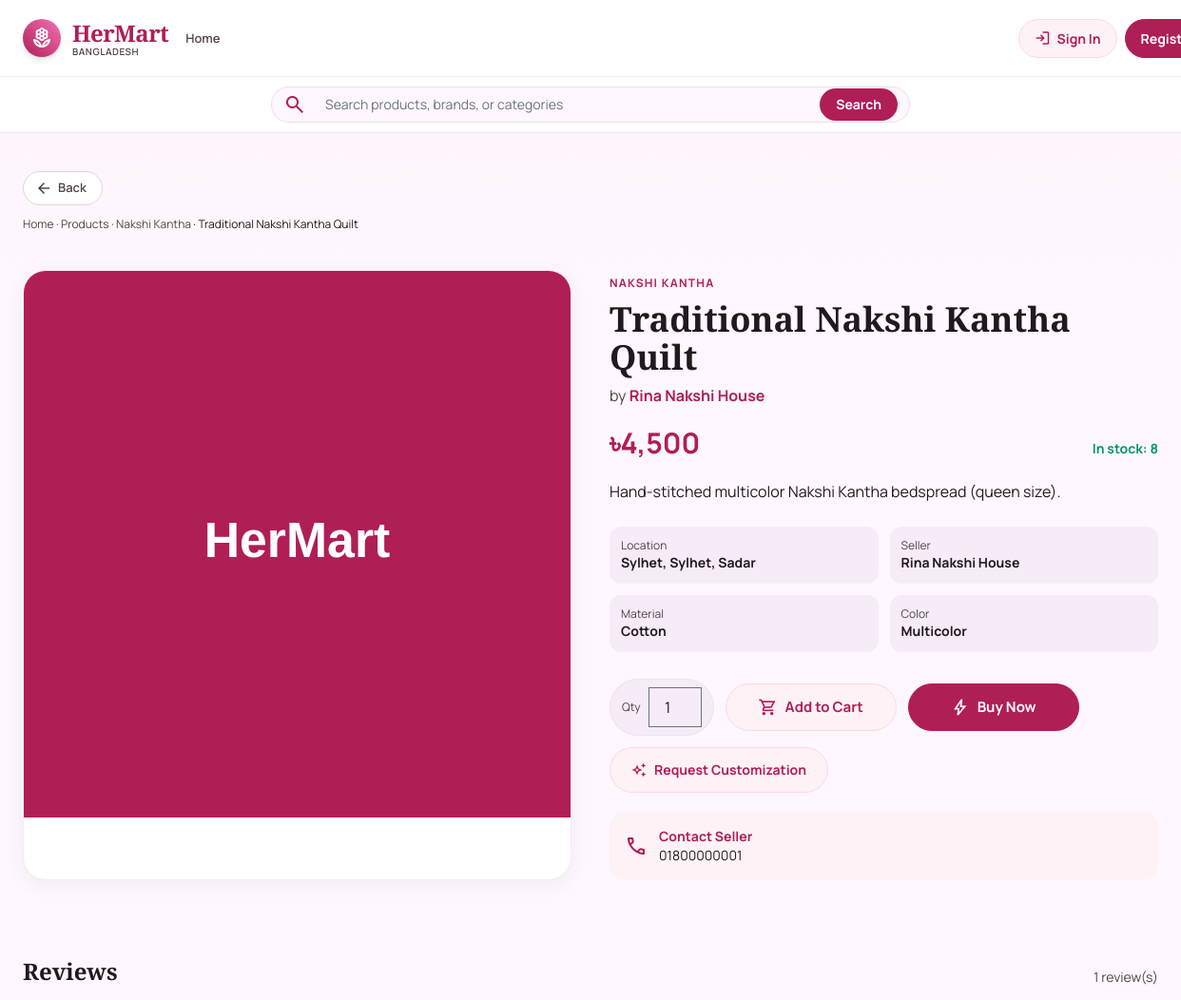
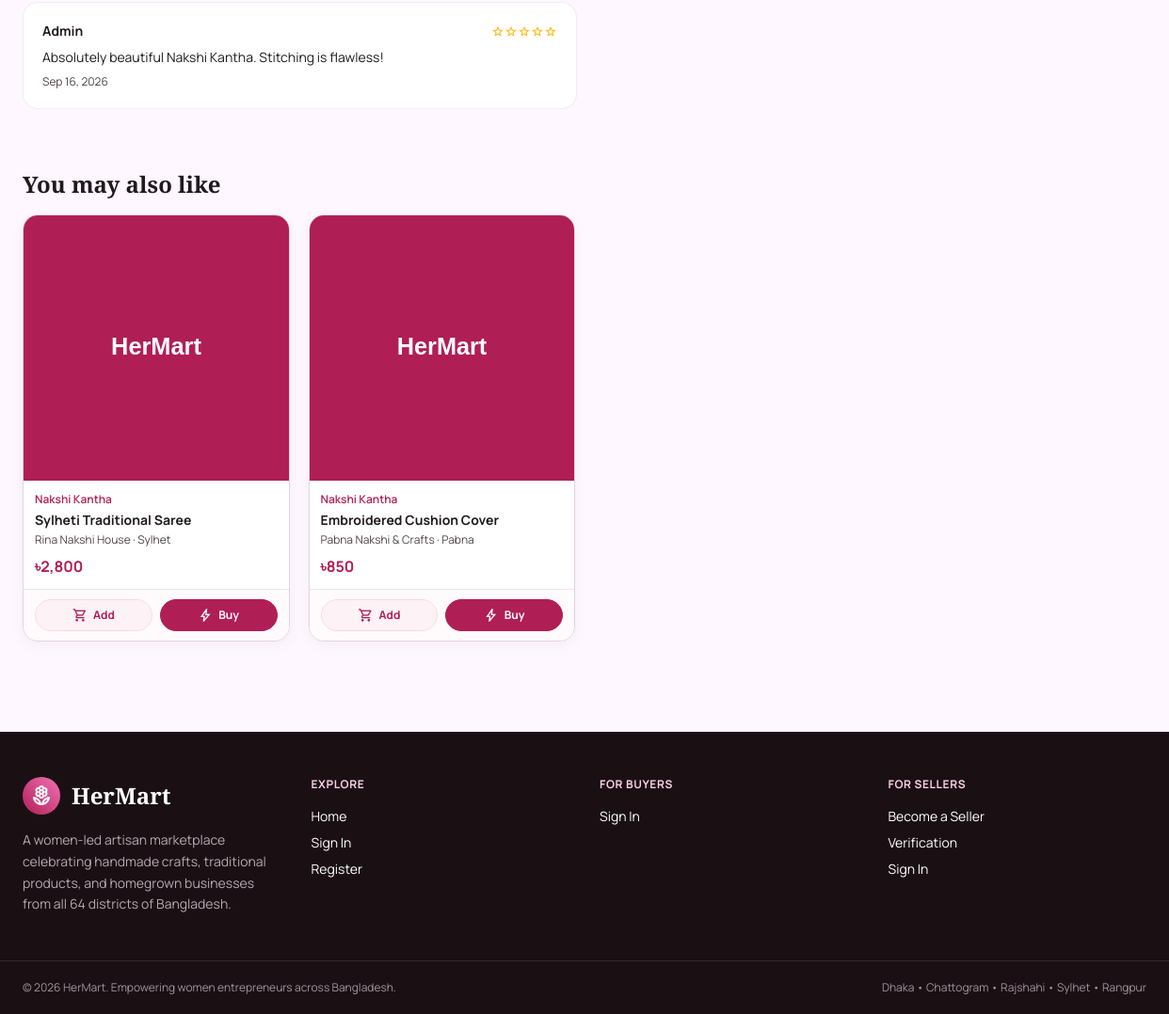
The app's page /customer/product-details.php?id=1 with its own data (2 pictures, top to bottom).
### tables this page shows
CREATE TABLE `products` (
  `id` int(11) NOT NULL,
  `seller_id` int(11) DEFAULT NULL,
  `category_id` int(11) DEFAULT NULL,
  `name` varchar(180) NOT NULL,
  `description` text DEFAULT NULL,
  `price` decimal(10,2) NOT NULL DEFAULT 0.00,
  `discount_price` decimal(10,2) DEFAULT NULL,
  `stock` int(11) NOT NULL DEFAULT 0,
  `sku` varchar(80) DEFAULT NULL,
  `material` varchar(120) DEFAULT NULL,
  `color` varchar(60) DEFAULT NULL,
  `size` varchar(60) DEFAULT NULL,
  `image` varchar(255) DEFAULT NULL,
  `status` enum('active','draft','out_of_stock','inactive') NOT NULL DEFAULT 'active',
  `created_at` timestamp NOT NULL DEFAULT current_timestamp(),
  `updated_at` timestamp NOT NULL DEFAULT current_timestamp() ON UPDATE current_timestamp()
);

CREATE TABLE `categories` (
  `id` int(11) NOT NULL,
  `name` varchar(80) NOT NULL,
  `slug` varchar(80) NOT NULL,
  `icon` varchar(60) DEFAULT 'category',
  `description` varchar(255) DEFAULT NULL
);

CREATE TABLE `businesses` (
  `id` int(11) NOT NULL,
  `owner_id` int(11) DEFAULT NULL,
  `shop_name` varchar(150) NOT NULL,
  `description` text DEFAULT NULL,
  `category_id` int(11) DEFAULT NULL,
  `location_id` int(11) DEFAULT NULL,
  `division` varchar(60) DEFAULT NULL,
  `district` varchar(80) DEFAULT NULL,
  `upazila` varchar(80) DEFAULT NULL,
  `address` varchar(255) DEFAULT NULL,
  `phone` varchar(30) DEFAULT NULL,
  `facebook` varchar(255) DEFAULT NULL,
  `online_shop` varchar(255) DEFAULT NULL,
  `profile_image` varchar(255) DEFAULT NULL,
  `cover_image` varchar(255) DEFAULT NULL,
  `rating` decimal(3,2) NOT NULL DEFAULT 0.00,
  `verified` tinyint(1) NOT NULL DEFAULT 0,
  `status` enum('active','inactive','suspended') NOT NULL DEFAULT 'active',
  `created_at` timestamp NOT NULL DEFAULT current_timestamp(),
  `updated_at` timestamp NOT NULL DEFAULT current_timestamp() ON UPDATE current_timestamp()
);

CREATE TABLE `reviews` (
  `id` int(11) NOT NULL,
  `customer_id` int(11) DEFAULT NULL,
  `product_id` int(11) DEFAULT NULL,
  `seller_id` int(11) DEFAULT NULL,
  `order_id` int(11) DEFAULT NULL,
  `rating` tinyint(4) NOT NULL DEFAULT 5,
  `review_text` text DEFAULT NULL,
  `status` enum('active','hidden') NOT NULL DEFAULT 'active',
  `created_at` timestamp NOT NULL DEFAULT current_timestamp()
);

CREATE TABLE `users` (
  `id` int(11) NOT NULL,
  `name` varchar(120) NOT NULL,
  `email` varchar(150) NOT NULL,
  `phone` varchar(30) DEFAULT NULL,
  `password_hash` varchar(255) NOT NULL,
  `role` enum('customer','seller','admin') NOT NULL DEFAULT 'customer',
  `status` enum('active','inactive','suspended') NOT NULL DEFAULT 'active',
  `address` varchar(255) DEFAULT NULL,
  `profile_image` varchar(255) DEFAULT NULL,
  `created_at` timestamp NOT NULL DEFAULT current_timestamp(),
  `updated_at` timestamp NOT NULL DEFAULT current_timestamp() ON UPDATE current_timestamp()
);

### customer/product-details.php (the view, shortened to what the rows shown need)
<?php
$id = safe_int($_GET['id'] ?? 0);
$product = $id > 0 ? db_select_one(
    "SELECT p.*, b.id AS seller_id, b.owner_id AS seller_owner_id, b.shop_name AS brand, b.phone AS seller_phone, b.division, b.district, b.upazila,
            b.address AS seller_address, b.facebook, b.online_shop, b.rating AS seller_rating, b.verified,
            c.name AS category_name, c.slug AS category_slug
     FROM products p
     LEFT JOIN businesses b ON b.id = p.seller_id
     LEFT JOIN categories  c ON c.id = p.category_id
     WHERE p.id = ?",
    'i',
    [$id]
) : null;
$related = $product ? db_select(
    "SELECT p.*, b.shop_name AS brand, b.district, c.name AS category_name FROM products p
     LEFT JOIN businesses b ON b.id = p.seller_id
     LEFT JOIN categories c ON c.id = p.category_id
     WHERE p.category_id = ? AND p.id <> ? AND p.status = 'active' LIMIT 4",
    'ii',
    [$product['category_id'], $product['id']]
) : [];
$reviews = $product ? db_select(
    "SELECT r.*, u.name AS customer_name FROM reviews r
     LEFT JOIN users u ON u.id = r.customer_id
     WHERE r.product_id = ? AND r.status = 'active'
     ORDER BY r.created_at DESC LIMIT 5",
    'i',
    [$product['id']]
) : [];
$is_own_product = $product && is_logged_in()
    && (current_user()['role'] ?? '') === 'seller'
    && (int)$product['seller_owner_id'] === (int)current_user()['id'];
$can_buy = $product && is_in_stock($product) && !$is_own_product;
include __DIR__ . '/../includes/header.php';
?>
<?php if (!$product): ?>
  <section class="max-w-7xl mx-auto px-4 py-20 text-center">
    <span class="material-symbols-outlined text-primary text-6xl">inventory_2</span>
    <h1 class="font-serif text-3xl font-bold mt-3">Product not found</h1>
    <p class="text-on-surface-variant mt-1">It may have been removed.</p>
    <a href="products.php" class="hm-btn hm-btn-primary mt-4 inline-flex">Browse products</a>
  </section>
<?php else: ?>
<section class="bg-gradient-to-b from-primary-light/40 to-transparent">
  <div class="max-w-7xl mx-auto px-4 md:px-6 py-10">
    <div class="flex items-center justify-between flex-wrap gap-3 mb-3">
      <button type="button" onclick="if(history.length>1){history.back();}else{location.href='products.php';}" class="hm-btn-back" aria-label="Go back">
        <span class="material-symbols-outlined">arrow_back</span>
        Back
      </button>
    </div>
    <nav class="text-xs text-on-surface-variant">
      <a href="../index.php" class="hover:text-primary">Home</a> ·
      <a href="products.php" class="hover:text-primary">Products</a> ·
      <a href="categories.php?cat=<?= h($product['category_slug']) ?>" class="hover:text-primary"><?= h($product['category_name']) ?></a>
      <span class="text-on-surface"> · <?= h($product['name']) ?></span>
    </nav>
  </div>
</section>
<section class="max-w-7xl mx-auto px-4 md:px-6 pb-12 grid lg:grid-cols-2 gap-10">
  <div class="bg-white rounded-3xl border border-outline/40 overflow-hidden shadow-sm-custom">
    <img <?= product_image_attrs($product['image']) ?> alt="<?= h($product['name']) ?>" class="w-full aspect-square object-cover">
  </div>
  <div>
    <span class="text-xs font-bold text-primary uppercase tracking-widest"><?= h($product['category_name']) ?></span>
    <h1 class="font-serif text-3xl md:text-4xl font-bold mt-2"><?= h($product['name']) ?></h1>
    <p class="text-on-surface-variant mt-2">by <a href="seller-details.php?id=<?= (int)$product['seller_id'] ?>" class="font-bold text-primary hover:underline"><?= h($product['brand']) ?></a></p>
    <div class="mt-5 flex items-baseline gap-3">
      <div class="text-3xl font-bold text-primary"><?= money_tk($product['discount_price'] ?? $product['price']) ?></div>
      <div class="text-sm <?= (int)$product['stock'] > 0 ? 'text-emerald-600' : 'text-red-600' ?> font-bold ml-auto">
        <span data-restock-stock><?= (int)$product['stock'] > 0 ? 'In stock: ' . (int)$product['stock'] : 'Out of stock' ?></span>
      </div>
    </div>
    <p class="text-on-surface mt-5 leading-relaxed"><?= nl2br(h($product['description'])) ?></p>
    <div class="mt-6 grid grid-cols-2 gap-3 text-sm">
      <div class="bg-surface-dim rounded-xl p-3">
        <div class="text-xs text-on-surface-variant">Location</div>
        <div class="font-bold"><?= h($product['district']) ?>, <?= h($product['division']) ?><?= $product['upazila'] ? ', ' . h($product['upazila']) : '' ?></div>
      </div>
      <div class="bg-surface-dim rounded-xl p-3">
        <div class="text-xs text-on-surface-variant">Seller</div>
        <div class="font-bold"><?= h($product['brand']) ?></div>
      </div>
      <?php if (!empty($product['material'])): ?>
      <div class="bg-surface-dim rounded-xl p-3">
        <div class="text-xs text-on-surface-variant">Material</div>
        <div class="font-bold"><?= h($product['material']) ?></div>
      </div>
      <?php endif; ?>
      <?php if (!empty($product['color'])): ?>
      <div class="bg-surface-dim rounded-xl p-3">
        <div class="text-xs text-on-surface-variant">Color</div>
        <div class="font-bold"><?= h($product['color']) ?></div>
      </div>
      <?php endif; ?>
    </div>
    <?php if ($can_buy): ?>
      <form method="post" action="cart-action.php" class="mt-7 flex flex-wrap items-center gap-3" data-cart-add-form>
        <label class="flex items-center gap-2 bg-surface-dim rounded-full px-3 py-2 border border-outline/40">
          <span class="text-xs text-on-surface-variant">Qty</span>
          <input type="number" name="quantity" value="1" min="1" max="<?= (int)$product['stock'] ?>" class="w-14 bg-transparent text-center outline-none">
        </label>
        <button type="submit" data-cart-add class="hm-product-action hm-product-action-secondary">
          <span class="material-symbols-outlined">shopping_cart</span>
          Add to Cart
        </button>
        <button type="submit" name="go_cart" value="1" class="hm-product-action hm-product-action-primary">
          <span class="material-symbols-outlined">bolt</span>
          Buy Now
        </button>
      </form>
    <?php else: ?>
      <div class="mt-7 rounded-2xl bg-red-50 border border-red-200 text-red-700 px-4 py-3 text-sm">
        This product is currently unavailable.
      </div>
    <?php endif; ?>
    <a href="custom-order.php?seller=<?= (int)$product['seller_id'] ?>" class="hm-btn hm-btn-light mt-3">
      <span class="material-symbols-outlined text-base">auto_awesome</span>
      Request Customization
    </a>
    <?php if ($product['seller_phone']): ?>
      <div class="mt-5 p-4 bg-primary-light rounded-2xl flex items-center gap-3">
        <span class="material-symbols-outlined text-primary">call</span>
        <div class="text-sm">
          <div class="font-bold text-primary">Contact Seller</div>
          <a href="tel:<?= h($product['seller_phone']) ?>" class="text-on-surface hover:underline"><?= h($product['seller_phone']) ?></a>
        </div>
      </div>
    <?php endif; ?>
  </div>
</section>
<section class="max-w-7xl mx-auto px-4 md:px-6 py-8">
  <div class="flex items-end justify-between flex-wrap gap-3 mb-4">
    <h2 class="font-serif text-2xl font-bold">Reviews</h2>
    <p class="text-sm text-on-surface-variant"><?= count($reviews) ?> review(s)</p>
  </div>
  <?php if (empty($reviews)): ?>
    <p class="text-sm text-on-surface-variant">No reviews yet for this product.</p>
  <?php else: ?>
    <div class="grid md:grid-cols-2 gap-4">
      <?php foreach ($reviews as $r): ?>
        <div class="bg-white rounded-2xl border border-outline/40 p-5">
          <div class="flex items-center justify-between mb-2">
            <strong class="text-sm"><?= h($r['customer_name'] ?? 'Customer') ?></strong>
            <span class="text-amber-400 text-xs">
              <?php for ($i = 0; $i < (int)$r['rating']; $i++): ?><span class="material-symbols-outlined text-sm">star</span><?php endfor; ?>
            </span>
          </div>
          <p class="text-sm text-on-surface"><?= h($r['review_text']) ?></p>
          <p class="text-xs text-on-surface-variant mt-2"><?= h(date('M j, Y', strtotime($r['created_at']))) ?></p>
        </div>
      <?php endforeach; ?>
    </div>
  <?php endif; ?>
</section>
<?php if (!empty($related)): ?>
<section class="max-w-7xl mx-auto px-4 md:px-6 py-8">
  <h2 class="font-serif text-2xl font-bold mb-4">You may also like</h2>
  <div class="grid grid-cols-1 sm:grid-cols-2 md:grid-cols-3 lg:grid-cols-4 gap-5">
    <?php foreach ($related as $r): ?>
      <?php render_product_card($r, cart_action_url()); ?>
    <?php endforeach; ?>
  </div>
</section>
<?php endif; ?>
<?php endif; ?>
<?php include __DIR__ . '/../includes/footer.php'; ?>

### includes/functions.php (shortened to what the rows shown need)
<?php
require_once __DIR__ . '/db.php';
function site_asset_url($path) {
    $script_path = str_replace('\\', '/', $_SERVER['SCRIPT_NAME'] ?? '');
    $script_dir = dirname($script_path);
    if (preg_match('#/(customer|seller|admin)$#', $script_dir)) {
        $script_dir = dirname($script_dir);
    }
    $base = rtrim($script_dir, '/.');
    return ($base === '' ? '' : $base) . '/' . ltrim($path, '/');
}
function product_image_fallback() {
    return site_asset_url('assets/images/hermart-placeholder.svg');
}
function site_image_url($name, $fallback = null) {
    $img = trim((string)$name);
    $fallback = $fallback ?? product_image_fallback();
    $relative_path = ltrim(str_replace('\\', '/', $img), '/');
    if (strpos($relative_path, '/') === false) {
        $relative_path = 'assets/images/' . $relative_path;
    }
    $root = realpath(dirname(__DIR__));
    $file = $root . DIRECTORY_SEPARATOR . str_replace('/', DIRECTORY_SEPARATOR, $relative_path);
    $resolved = realpath($file);
    if (!$resolved || !is_file($resolved) || strpos($resolved, $root . DIRECTORY_SEPARATOR) !== 0) {
        return $fallback;
    }
    return site_asset_url($relative_path);
}
function site_image_attrs($name) {
    return 'src="' . h(site_image_url($name)) . '" data-image-fallback="' . h(product_image_fallback()) . '" onerror="this.onerror=null;this.src=this.dataset.imageFallback"';
}
function product_image_attrs($name) {
    return site_image_attrs($name);
}
function money_tk($amount) {
    return '৳' . number_format((float)$amount, 0);
}
function is_in_stock(array $p): bool {
    return (int)($p['stock'] ?? 0) > 0
        && ($p['status'] ?? 'active') === 'active';
}
function render_product_card(array $p, string $cart_action, string $details_href = 'product-details.php'): void {
    $brand    = $p['brand'] ?? ($p['brand_name'] ?? '');
    $district = $p['district'] ?? '';
    $cat_name = $p['category_name'] ?? '';
    $price    = $p['discount_price'] ?? $p['price'];
    $id       = (int)$p['id'];
    $in       = is_in_stock($p);
    $is_own_product = false;
    ?>
    <div class="product-card">
      <a href="<?= h($details_href) ?>?id=<?= $id ?>" class="product-card-info">
        <img <?= product_image_attrs($p['image']) ?> alt="<?= h($p['name']) ?>">
        <div class="p-3 flex-1 flex flex-col">
          <div class="text-xs font-semibold text-primary mb-1"><?= h($cat_name) ?></div>
          <h3 class="font-bold text-on-surface text-sm leading-snug line-clamp-2"><?= h($p['name']) ?></h3>
          <p class="text-xs text-on-surface-variant mt-1"><?= h($brand) ?><?= $district !== '' ? ' · ' . h($district) : '' ?></p>
          <div class="mt-2 font-bold text-primary"><?= money_tk($price) ?></div>
        </div>
      </a>
      <div class="product-card-actions">
        <form method="post" action="<?= h($cart_action) ?>" class="contents" data-cart-add-form>
                    <?php if ($is_own_product): ?>
                        <input type="number" name="quantity" value="1" min="1" max="10000" aria-label="Quantity to add to stock" class="w-14 rounded-lg border border-outline/50 px-2 py-1 text-center text-xs">
                        <button type="submit" class="hm-product-action hm-product-action-secondary hm-product-action-compact">
                            <span class="material-symbols-outlined">add_box</span> Add stock
                        </button>
                    <?php elseif ($in): ?>
            <button type="submit" data-cart-add class="hm-product-action hm-product-action-secondary hm-product-action-compact">
              <span class="material-symbols-outlined">shopping_cart</span> Add
            </button>
            <button type="submit" name="go_cart" value="1" class="hm-product-action hm-product-action-primary hm-product-action-compact">
              <span class="material-symbols-outlined">bolt</span> Buy
            </button>
          <?php else: ?>
            <span class="product-card-stock-badge">Out of stock</span>
          <?php endif; ?>
        </form>
      </div>
    </div>
    <?php
}
function safe_int($v, $default = 0) {
    return is_numeric($v) ? (int)$v : $default;
}

### records on screen
products: category.name "Nakshi Kantha", name "Traditional Nakshi Kantha Quilt", category.name "NAKSHI KANTHA", seller.shop_name "Rina Nakshi House", discount_price+price "৳4,500", stock "8", description "Hand-stitched multicolor Nakshi Kantha bedspread (queen size).", seller.district "Sylhet", seller.division "Sylhet", seller.upazila "Sadar", material "Cotton", color "Multicolor", seller.phone "01800000001"
reviews: customer.name "Admin", rating 5 (drawn), review_text "Absolutely beautiful Nakshi Kantha. Stitching is flawless!", created_at "Sep 16, 2026"
products: category.name "Nakshi Kantha", name "Sylheti Traditional Saree", seller.shop_name "Rina Nakshi House", seller.district "Sylhet", discount_price "৳2,800", status "active" (drawn), stock "Add"
products: category.name "Nakshi Kantha", name "Embroidered Cushion Cover", seller.shop_name "Pabna Nakshi & Crafts", seller.district "Pabna", money_tk($price) "৳850", status "active" (drawn), stock "Add"

### other values on screen
count($reviews) "1"
